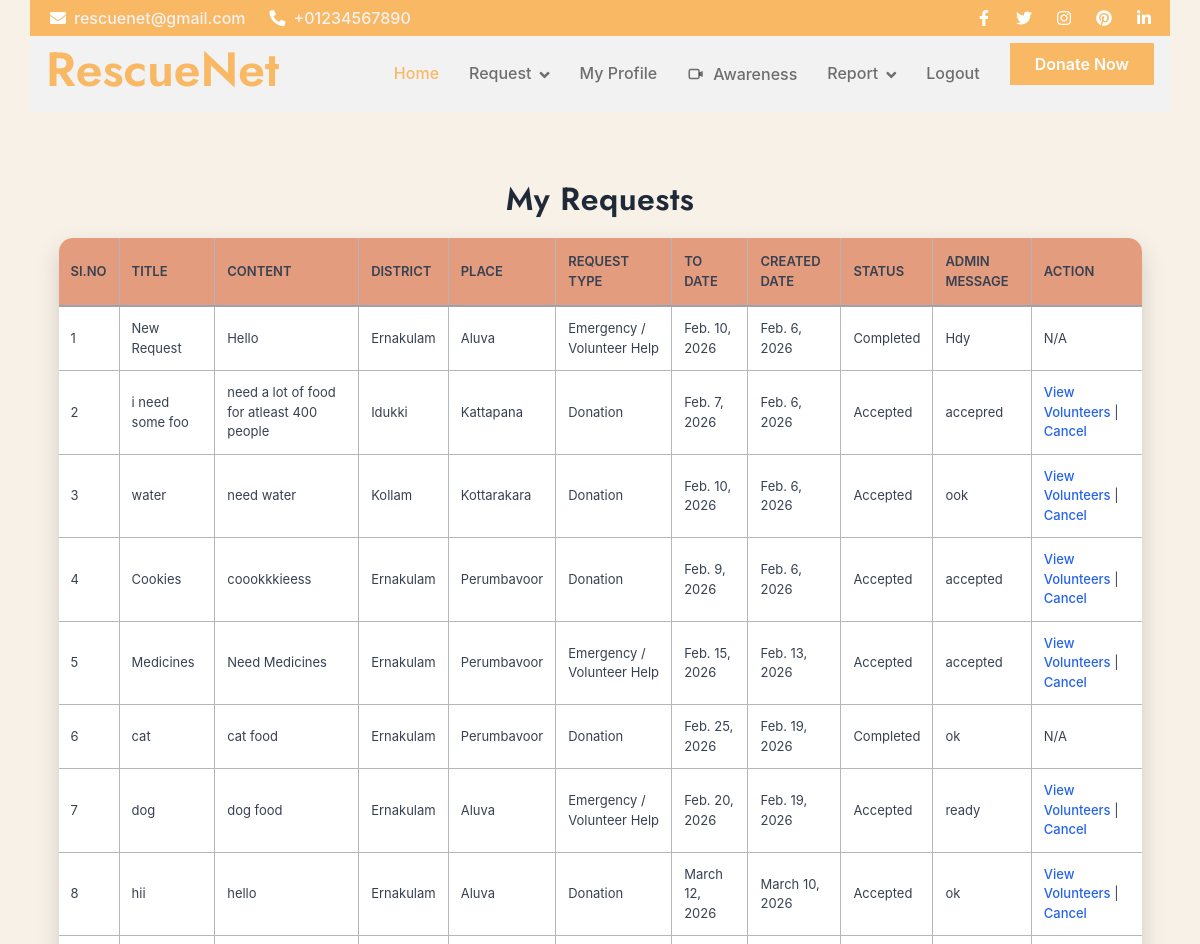
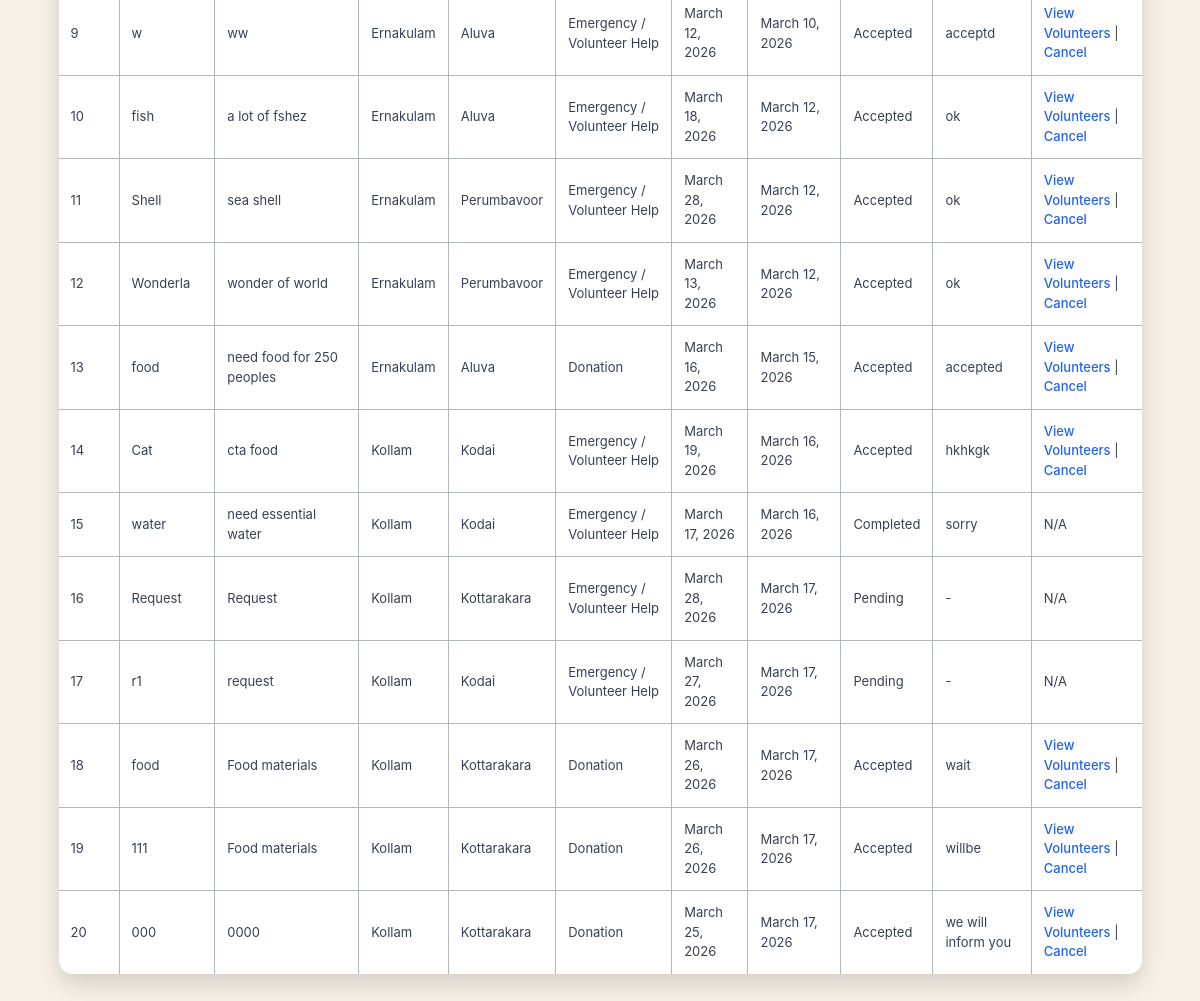
/User/MyRequest/ (signed in), run on the app's committed database (2 pictures, top to bottom).
### User/models.py (models this page shows)
class tbl_request(models.Model):
    request_title = models.CharField(max_length=50)
    request_content = models.CharField(max_length=100)
    request_date = models.DateField(auto_now_add=True)
    request_todate = models.DateField()
    request_status = models.IntegerField(default=0)
    request_type = models.IntegerField(default=0)
    place_id = models.ForeignKey(tbl_place, on_delete=models.CASCADE)
    user_id = models.ForeignKey(tbl_user, on_delete=models.CASCADE)
    request_message = models.CharField(max_length=255, blank=True, null=True)

### Admin/models.py (models this page shows)
class tbl_place(models.Model):
    place_name = models.CharField(max_length=50)
    district = models.ForeignKey(tbl_district,on_delete=models.CASCADE)

class tbl_district(models.Model):
    district_name=models.CharField(max_length=50)

### User/views.py (the view)
# urls.py: path('MyRequest/', views.MyRequest, name='MyRequest'),
def MyRequest(request):
    if "uid" not in request.session:
        return redirect("Guest:Login")
    userdata = tbl_user.objects.get(id=request.session["uid"])
    requestdata = tbl_request.objects.filter(user_id=userdata)
    return render(request, "User/MyRequest.html", {
        "requestdata": requestdata
    })

### User/Templates/User/MyRequest.html (shortened to what this page needs)
{% extends 'User/Header.html' %}
{% block content %}
<!DOCTYPE html>
<html>
<head>
</head>
<body>
<h2 align="center">My Requests</h2>
<table align="center">
    <tr>
        <th>SI.NO</th>
        <th>Title</th>
        <th>Content</th>
        <th>District</th>
        <th>Place</th>
        <th>Request Type</th>
        <th>To Date</th>
        <th>Created Date</th>
        <th>Status</th>
        <th>Admin Message</th>
        <th>Action</th>
    </tr>
    {% for i in requestdata %}
    <tr>
        <td>{{ forloop.counter }}</td>
        <td>{{ i.request_title }}</td>
        <td>{{ i.request_content }}</td>
        <td>{{ i.place_id.district.district_name }}</td>
        <td>{{ i.place_id.place_name }}</td>
        <td>
            {% if i.request_type == 1 %}
                Emergency / Volunteer Help
            {% else %}
                Donation
            {% endif %}
        </td>
        <td>{{ i.request_todate }}</td>
        <td>{{ i.request_date }}</td>
        <td>
            {% if i.request_status == 0 %}
                Pending
            {% elif i.request_status == 1 %}
                Accepted
            {% elif i.request_status == 2 %}
                Completed
            {% else %}
                Rejected
            {% endif %}
        </td>
        <td>
            {% if i.request_message %}
                {{ i.request_message }}
            {% else %}
                -
            {% endif %}
        </td>
       <td>
    {% if i.request_status == 1 %}
        <a href="{% url 'User:ViewMembers' i.id %}">View Volunteers</a> |
        <a href="{% url 'User:CancelRequest' i.id %}" onclick="return confirm('Are you sure you want to delete this request?')">Cancel</a>
    {% else %}
        N/A
    {% endif %}
</td>
    </tr>
    {% empty %}
    <tr>
        <td colspan="11" align="center">No Requests Found</td>
    </tr>
    {% endfor %}
</table>
</body>
</html>
{% endblock %}

### User/Templates/User/MyRequest.html (style rules this page uses)
body { font-family: "Inter", "Segoe UI", Arial, sans-serif; background-color: #f3eadaa1; padding: 30px; color: #374151; }
h2 { margin-bottom: 20px; font-weight: 600; letter-spacing: 0.5px; color: #1f2937; }
table { width: 95%; margin: auto; border-collapse: collapse; background-color: #ffffff; border-radius: 14px; overflow: hidden; box-shadow: 0 10px 25px rgba(0, 0, 0, 0.15); }
table, th, td { border: none; }
th { background-color: #e39c7d; padding: 14px 12px; font-size: 13px; font-weight: 600; text-transform: uppercase; color: #374151; border-bottom: 2px solid #9ca3af; border-right: 1px solid #b3b6bd; }
td { padding: 12px; font-size: 13px; color: #374151; border-bottom: 1px solid #b3b6bd; border-right: 1px solid #b3b6bd; }
th:last-child, td:last-child { border-right: none; }
tr:last-child td { border-bottom: none; }
a { text-decoration: none; color: #2563eb; font-weight: 500; }

### data on the page
tbl_request: request_title "New Request", request_content "Hello", place_id.district.district_name "Ernakulam", place_id.place_name "Aluva", request_type "Emergency / Volunteer Help", request_todate "Feb. 10, 2026", request_date "Feb. 6, 2026", request_status "Completed", request_message "Hdy"
tbl_request: request_title "i need some foo", request_content "need a lot of food for atleast 400 people", place_id.district.district_name "Idukki", place_id.place_name "Kattapana", request_type "Donation", request_todate "Feb. 7, 2026", request_date "Feb. 6, 2026", request_status "Accepted", request_message "accepred"
tbl_request: request_title "water", request_content "need water", place_id.district.district_name "Kollam", place_id.place_name "Kottarakara", request_type "Donation", request_todate "Feb. 10, 2026", request_date "Feb. 6, 2026", request_status "Accepted", request_message "ook"
tbl_request: request_title "Cookies", request_content "coookkkieess", place_id.district.district_name "Ernakulam", place_id.place_name "Perumbavoor", request_type "Donation", request_todate "Feb. 9, 2026", request_date "Feb. 6, 2026", request_status "Accepted", request_message "accepted"
tbl_request: request_title "Medicines", request_content "Need Medicines", place_id.district.district_name "Ernakulam", place_id.place_name "Perumbavoor", request_type "Emergency / Volunteer Help", request_todate "Feb. 15, 2026", request_date "Feb. 13, 2026", request_status "Accepted", request_message "accepted"
tbl_request: request_title "cat", request_content "cat food", place_id.district.district_name "Ernakulam", place_id.place_name "Perumbavoor", request_type "Donation", request_todate "Feb. 25, 2026", request_date "Feb. 19, 2026", request_status "Completed", request_message "ok"
tbl_request: request_title "dog", request_content "dog food", place_id.district.district_name "Ernakulam", place_id.place_name "Aluva", request_type "Emergency / Volunteer Help", request_todate "Feb. 20, 2026", request_date "Feb. 19, 2026", request_status "Accepted", request_message "ready"
tbl_request: request_title "hii", request_content "hello", place_id.district.district_name "Ernakulam", place_id.place_name "Aluva", request_type "Donation", request_todate "March 12, 2026", request_date "March 10, 2026", request_status "Accepted", request_message "ok"
tbl_request: request_title "w", request_content "ww", place_id.district.district_name "Ernakulam", place_id.place_name "Aluva", request_type "Emergency / Volunteer Help", request_todate "March 12, 2026", request_date "March 10, 2026", request_status "Accepted", request_message "acceptd"
tbl_request: request_title "fish", request_content "a lot of fshez", place_id.district.district_name "Ernakulam", place_id.place_name "Aluva", request_type "Emergency / Volunteer Help", request_todate "March 18, 2026", request_date "March 12, 2026", request_status "Accepted", request_message "ok"
tbl_request: request_title "Shell", request_content "sea shell", place_id.district.district_name "Ernakulam", place_id.place_name "Perumbavoor", request_type "Emergency / Volunteer Help", request_todate "March 28, 2026", request_date "March 12, 2026", request_status "Accepted", request_message "ok"
tbl_request: request_title "Wonderla", request_content "wonder of world", place_id.district.district_name "Ernakulam", place_id.place_name "Perumbavoor", request_type "Emergency / Volunteer Help", request_todate "March 13, 2026", request_date "March 12, 2026", request_status "Accepted", request_message "ok"
tbl_request: request_title "food", request_content "need food for 250 peoples", place_id.district.district_name "Ernakulam", place_id.place_name "Aluva", request_type "Donation", request_todate "March 16, 2026", request_date "March 15, 2026", request_status "Accepted", request_message "accepted"
tbl_request: request_title "Cat", request_content "cta food", place_id.district.district_name "Kollam", place_id.place_name "Kodai", request_type "Emergency / Volunteer Help", request_todate "March 19, 2026", request_date "March 16, 2026", request_status "Accepted", request_message "hkhkgk"
tbl_request: request_title "water", request_content "need essential water", place_id.district.district_name "Kollam", place_id.place_name "Kodai", request_type "Emergency / Volunteer Help", request_todate "March 17, 2026", request_date "March 16, 2026", request_status "Completed", request_message "sorry"
tbl_request: request_title "Request", request_content "Request", place_id.district.district_name "Kollam", place_id.place_name "Kottarakara", request_type "Emergency / Volunteer Help", request_todate "March 28, 2026", request_date "March 17, 2026", request_status "Pending"
tbl_request: request_title "r1", request_content "request", place_id.district.district_name "Kollam", place_id.place_name "Kodai", request_type "Emergency / Volunteer Help", request_todate "March 27, 2026", request_date "March 17, 2026", request_status "Pending"
tbl_request: request_title "food", request_content "Food materials", place_id.district.district_name "Kollam", place_id.place_name "Kottarakara", request_type "Donation", request_todate "March 26, 2026", request_date "March 17, 2026", request_status "Accepted", request_message "wait"
tbl_request: request_title "111", request_content "Food materials", place_id.district.district_name "Kollam", place_id.place_name "Kottarakara", request_type "Donation", request_todate "March 26, 2026", request_date "March 17, 2026", request_status "Accepted", request_message "willbe"
tbl_request: request_title "000", request_content "0000", place_id.district.district_name "Kollam", place_id.place_name "Kottarakara", request_type "Donation", request_todate "March 25, 2026", request_date "March 17, 2026", request_status "Accepted", request_message "we will inform you"
